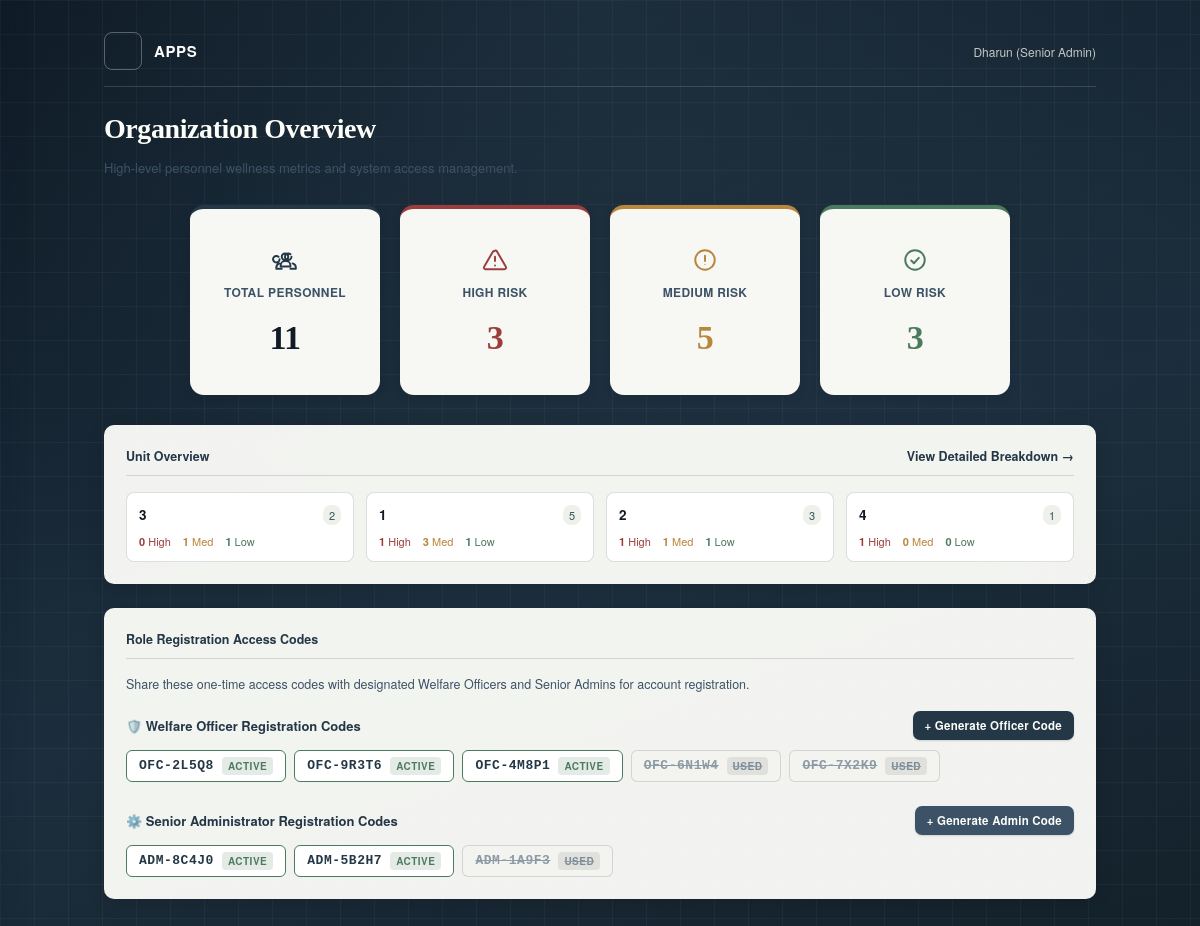
Screenshot of /admin_dashboard (signed in) with the database file from the repository.
### tables this page shows
CREATE TABLE OfficerCodes (
            id INTEGER PRIMARY KEY AUTOINCREMENT,
            code TEXT UNIQUE NOT NULL,
            is_used INTEGER NOT NULL DEFAULT 0
        );

CREATE TABLE AdminCodes (
            id INTEGER PRIMARY KEY AUTOINCREMENT,
            code TEXT UNIQUE NOT NULL,
            is_used INTEGER NOT NULL DEFAULT 0
        );

### app.py (the view)
@app.route("/admin_dashboard")
@role_required("admin")
def admin_dashboard():
    conn = get_db()
    unit_summary, levels = get_unit_summary(conn)
    officer_codes = conn.execute("SELECT code, is_used FROM OfficerCodes ORDER BY is_used ASC, id DESC").fetchall()
    admin_codes = conn.execute("SELECT code, is_used FROM AdminCodes ORDER BY is_used ASC, id DESC").fetchall()
    conn.close()
    total, high, medium, low = count_levels(levels)
    return render_template(
        "admin_dashboard.html",
        admin_name=session["user_name"],
        unit_summary=unit_summary,
        total_personnel=total, total_high=high, total_medium=medium, total_low=low,
        officer_codes=officer_codes,
        admin_codes=admin_codes,
    )

### app.py (called while the page is built, shortened)
def get_db():
    conn = sqlite3.connect(DB_PATH)
    conn.row_factory = sqlite3.Row
    return conn

def role_required(*roles):
    def decorator(view):
        @wraps(view)
        def wrapper(*args, **kwargs):
            if "user_id" not in session or session.get("role") not in roles:
                if "officer" in roles and len(roles) == 1:
                    return redirect(url_for("officer_login"))
                elif "admin" in roles and len(roles) == 1:
                    return redirect(url_for("admin_login"))
                return redirect(url_for("login"))
            return view(*args, **kwargs)
        return wrapper
    return decorator

@app.before_request
def block_cross_site_posts():
    if request.method != "POST":
        return
    source = request.headers.get("Origin") or request.headers.get("Referer")
    if source:
        if urlparse(source).netloc != request.host:
            abort(403)

@app.after_request
def add_security_headers(resp):
    resp.headers.setdefault("X-Content-Type-Options", "nosniff")
    resp.headers.setdefault("X-Frame-Options", "SAMEORIGIN")
    resp.headers.setdefault("Referrer-Policy", "same-origin")
    if "user_id" in session:
        resp.headers["Cache-Control"] = "no-store"
    return resp

@app.context_processor
def inject_nav_counts():
    return {}

def get_unit_summary(conn):
    rows = conn.execute("""
        SELECT Users.unit, DailyData.stress_level
        FROM DailyData
        JOIN Users ON DailyData.user_id = Users.id
        WHERE DailyData.id IN (SELECT MAX(id) FROM DailyData GROUP BY user_id)
          AND Users.role = 'personnel'
    """).fetchall()
    unit_summary = {}
    levels = []
    for row in rows:
        unit = row["unit"] or "Unassigned"
        level = row["stress_level"]
        levels.append(level)
        bucket = unit_summary.setdefault(unit, {"total": 0, "High": 0, "Medium": 0, "Low": 0})
        bucket["total"] += 1
        if level in bucket:
            bucket[level] += 1
    return unit_summary, levels

def count_levels(levels):
    return (len(levels), levels.count("High"), levels.count("Medium"), levels.count("Low"))

### templates/admin_dashboard.html (shortened to what this page needs)
<!DOCTYPE html>
<html lang="en">
<head>
<link rel="stylesheet" href="{{ url_for('static', filename='style.css') }}">
</head>
<body class="admin-page">
<div class="wrap">
  {% include "_header.html" %}
  <h2 class="page-title">Organization Overview</h2>
  <p class="empty-note" style="margin-bottom:22px;">High-level personnel wellness metrics and system access management.</p>
  <div class="stats-grid">
    <div class="stat-card total">
      <span class="stat-icon">
        <svg viewBox="0 0 24 24" stroke="currentColor"><path stroke-linecap="round" stroke-linejoin="round" d="M17 20h5v-1a4 4 0 00-3-3.87M9 20H4v-1a4 4 0 013-3.87m5-9.13a3 3 0 110 6 3 3 0 010-6zm6 3a3 3 0 11-1-2.24M6 9a3 3 0 101 2.24m6 1.76a4 4 0 014 4v1H8v-1a4 4 0 014-4z"/></svg>
      </span>
      <span class="stat-label">Total Personnel</span>
      <p class="stat-value">{{ total_personnel }}</p>
    </div>
    <div class="stat-card high">
      <span class="stat-icon">
        <svg viewBox="0 0 24 24" stroke="currentColor"><path stroke-linecap="round" stroke-linejoin="round" d="M12 9v4m0 4h.01M10.29 3.86l-8.18 14.18A1.5 1.5 0 003.43 20.5h17.14a1.5 1.5 0 001.32-2.46L13.71 3.86a1.5 1.5 0 00-2.42 0z"/></svg>
      </span>
      <span class="stat-label">High Risk</span>
      <p class="stat-value" style="color:var(--signal-high);">{{ total_high }}</p>
    </div>
    <div class="stat-card medium">
      <span class="stat-icon">
        <svg viewBox="0 0 24 24" stroke="currentColor"><circle cx="12" cy="12" r="9" stroke-linecap="round"/><path stroke-linecap="round" d="M12 8v5"/><circle cx="12" cy="16" r="0.6" fill="currentColor" stroke="none"/></svg>
      </span>
      <span class="stat-label">Medium Risk</span>
      <p class="stat-value" style="color:var(--signal-med);">{{ total_medium }}</p>
    </div>
    <div class="stat-card low">
      <span class="stat-icon">
        <svg viewBox="0 0 24 24" stroke="currentColor"><circle cx="12" cy="12" r="9"/><path stroke-linecap="round" stroke-linejoin="round" d="M8.5 12.5l2.5 2.5 4.5-5"/></svg>
      </span>
      <span class="stat-label">Low Risk</span>
      <p class="stat-value" style="color:var(--signal-low);">{{ total_low }}</p>
    </div>
  </div>
  <div class="card" style="margin-top:24px;">
    <div style="display:flex; justify-content:space-between; align-items:center; border-bottom:1px solid var(--line); padding-bottom:10px; margin-bottom:16px;">
      <h3 style="margin:0; border:none; padding:0;">Unit Overview</h3>
      <a href="/admin/units" style="font-family:'Helvetica Neue', Arial, sans-serif; font-size:12.5px; font-weight:600; text-decoration:none;">View Detailed Breakdown &rarr;</a>
    </div>
    {% if unit_summary %}
    <div style="display:grid; grid-template-columns: repeat(auto-fit, minmax(180px, 1fr)); gap:12px;">
      {% for unit, counts in unit_summary.items() %}
      <div onclick="window.location='{{ url_for('admin_unit_detail', unit_name=unit) }}'"
           style="cursor:pointer; background:#fff; border:1px solid var(--line); border-radius:8px; padding:12px; transition: box-shadow 0.15s ease;"
           onmouseover="this.style.boxShadow='0 3px 10px rgba(16,27,38,0.08)';"
           onmouseout="this.style.boxShadow='none';">
        <div style="display:flex; justify-content:space-between; align-items:center; margin-bottom:8px;">
          <strong style="font-family:'Helvetica Neue', Arial, sans-serif; font-size:13.5px;">{{ unit }}</strong>
          <span style="font-family:'Helvetica Neue', Arial, sans-serif; font-size:11px; background:var(--paper); padding:2px 6px; border-radius:8px; color:var(--steel);">{{ counts.total }}</span>
        </div>
        <div style="display:flex; gap:12px; font-family:'Helvetica Neue', Arial, sans-serif; font-size:11px;">
          <span style="color:var(--signal-high);"><strong>{{ counts.High }}</strong> High</span>
          <span style="color:var(--signal-med);"><strong>{{ counts.Medium }}</strong> Med</span>
          <span style="color:var(--signal-low);"><strong>{{ counts.Low }}</strong> Low</span>
        </div>
      </div>
      {% endfor %}
    </div>
    {% else %}
      <p class="empty-note">No unit data available yet.</p>
    {% endif %}
  </div>
  <div class="card" style="margin-top:24px;">
    <h3 style="border-bottom:1px solid var(--line); padding-bottom:10px; margin-bottom:16px;">Role Registration Access Codes</h3>
    <p style="font-family:'Helvetica Neue', Arial, sans-serif; font-size:12.5px; color:var(--steel); margin:0 0 18px;">
      Share these one-time access codes with designated Welfare Officers and Senior Admins for account registration.
    </p>
    <div style="margin-bottom:24px;">
      <div style="display:flex; justify-content:space-between; align-items:center; margin-bottom:10px;">
        <strong style="font-family:'Helvetica Neue', Arial, sans-serif; font-size:13px; color:var(--steel-deep);">
          🛡️ Welfare Officer Registration Codes
        </strong>
        <form method="POST" action="/admin/generate_code" style="margin:0;">
          <button type="submit" class="btn" style="padding:6px 12px; font-size:11.5px; width:auto;">+ Generate Officer Code</button>
        </form>
      </div>
      <div style="display:flex; flex-wrap:wrap; gap:8px;">
        {% for oc in officer_codes %}
        <div class="code-chip {% if oc.is_used %}chip-used{% else %}chip-active{% endif %}">
          <code>{{ oc.code }}</code>
          {% if oc.is_used %}
            <span class="tag-status tag-used">Used</span>
          {% else %}
            <span class="tag-status tag-available">Active</span>
          {% endif %}
        </div>
        {% endfor %}
      </div>
    </div>
    <div>
      <div style="display:flex; justify-content:space-between; align-items:center; margin-bottom:10px;">
        <strong style="font-family:'Helvetica Neue', Arial, sans-serif; font-size:13px; color:var(--steel-deep);">
          ⚙️ Senior Administrator Registration Codes
        </strong>
        <form method="POST" action="/admin/generate_code" style="margin:0;">
          <button type="submit" class="btn" style="padding:6px 12px; font-size:11.5px; width:auto; background:var(--steel);">+ Generate Admin Code</button>
        </form>
      </div>
      <div style="display:flex; flex-wrap:wrap; gap:8px;">
        {% for ac in admin_codes %}
        <div class="code-chip {% if ac.is_used %}chip-used{% else %}chip-active{% endif %}">
          <code>{{ ac.code }}</code>
          {% if ac.is_used %}
            <span class="tag-status tag-used">Used</span>
          {% else %}
            <span class="tag-status tag-available">Active</span>
          {% endif %}
        </div>
        {% endfor %}
      </div>
    </div>
  </div>
</div>
</body>
</html>

### static/style.css (style rules this page uses)
:root { --ink:#101b26; --paper:#eef1ea; --steel:#3c5266; --steel-deep:#243747; --signal-low:#4c7a5e; --signal-med:#b8863c; --signal-high:#9c3d3d; --line: rgba(16,27,38,0.14); --card:#f7f8f4; }
* { box-sizing:border-box; }
html,body { margin:0;padding:0; }
body { background: linear-gradient(180deg, #f2f4ee 0%, var(--paper) 100%); color:var(--ink); font-family: 'Iowan Old Style','Georgia',serif; min-height:100vh; }
a { color:var(--steel-deep); }
.wrap { max-width:920px; margin:0 auto; padding:32px 24px 80px; }
.btn { font-family:'Helvetica Neue', Arial, sans-serif; font-weight:600; font-size:13px; letter-spacing:0.02em; background:var(--steel-deep); color:#fdfdf9; border:none; padding:12px 18px; border-radius:7px; cursor:pointer; width:100%; box-shadow: 0 1px 2px rgba(16,27,38,0.15); transition: background 0.2s ease, transform 0.1s ease, box-shadow 0.2s ease; }
h2.page-title { font-size:28px; font-weight:600; margin:0 0 4px; letter-spacing:-0.015em; color:var(--ink); }
.card { background:var(--card); border:1px solid var(--line); border-radius:10px; padding:22px; box-shadow: 0 1px 3px rgba(16,27,38,0.04), 0 1px 2px rgba(16,27,38,0.06); }
.card h3 { font-family:'Helvetica Neue', Arial, sans-serif; font-size:12.5px; color:var(--steel-deep); margin:0 0 16px; font-weight:700; border-bottom:1px solid var(--line); padding-bottom:10px; }
.empty-note { font-family:'Helvetica Neue', Arial, sans-serif; font-size:13px; color:var(--steel); line-height:1.6; }
.stat-value { font-size:32px; font-weight:600; margin:6px 0 0; letter-spacing:-0.02em; }
body.admin-page { background: radial-gradient(circle at 50% 0%, rgba(120,160,190,0.10), transparent 55%), linear-gradient(rgba(255,255,255,0.035) 1px, transparent 1px), linear-gradient(90deg, rgba(255,255,255,0.035) 1px, transparent 1px), linear-gradient(160deg, #0f1b26 0%, #1c2e3d 55%, #132029 100%); background-size: auto, 34px 34px, 34px 34px, auto; background-attachment: fixed, fixed, fixed, scroll; min-height:100vh; }
.stat-icon { display:flex; align-items:center; justify-content:center; }
.stat-icon svg { width:26px; height:26px; stroke-width:1.8; fill:none; }
.stat-card.total .stat-icon { color:var(--steel-deep); }
.stat-card.high .stat-icon { color:var(--signal-high); }
.stat-card.medium .stat-icon { color:var(--signal-med); }
.stat-card.low .stat-icon { color:var(--signal-low); }
.stat-icon { font-size:22px; line-height:1; }
body.admin-page .wrap { max-width:1040px; }
body.admin-page h2.page-title { color:#fdfdf9; }
.stats-grid { display:grid; grid-template-columns:repeat(4, minmax(0, 190px)); justify-content:center; gap:20px; margin:26px 0 30px; }
.stat-card { background:var(--card); border-radius:14px; padding:22px; aspect-ratio: 1 / 1; display:flex; flex-direction:column; justify-content:center; align-items:center; text-align:center; gap:10px; box-shadow: 0 2px 10px rgba(16,27,38,0.12); border-top:4px solid var(--steel-deep); transition: transform 0.15s ease, box-shadow 0.15s ease; }
.stat-card .stat-label { font-family:'Helvetica Neue', Arial, sans-serif; font-size:12px; font-weight:700; letter-spacing:0.03em; text-transform:uppercase; color:var(--steel); }
.stat-card .stat-value { font-size:34px; font-weight:700; margin:8px 0 0; letter-spacing:-0.02em; }
.stat-card.total { border-top-color:var(--steel-deep); }
.stat-card.high { border-top-color:var(--signal-high); }
.stat-card.medium { border-top-color:var(--signal-med); }
.stat-card.low { border-top-color:var(--signal-low); }
body.admin-page .card { background:rgba(247,248,244,0.98); border:none; box-shadow: 0 4px 18px rgba(0,0,0,0.12); }
html { scroll-behavior:smooth; }

### templates/admin_dashboard.html (style rules this page uses)
.code-chip { display: inline-flex; align-items: center; gap: 8px; background: #fff; border: 1px solid var(--line); padding: 6px 12px; border-radius: 6px; font-family: 'Helvetica Neue', Arial, sans-serif; font-size: 13px; font-weight: 600; letter-spacing: 0.04em; }
.chip-active { border-color: var(--signal-low); color: var(--steel-deep); }
.chip-used { background: #f3f3f0; color: #8c9ba5; text-decoration: line-through; }
.tag-status { font-size: 10px; font-weight: 700; text-transform: uppercase; padding: 2px 6px; border-radius: 4px; letter-spacing: 0.05em; }
.tag-available { background: rgba(76,122,94,0.15); color: var(--signal-low); text-decoration: none !important; }
.tag-used { background: rgba(0,0,0,0.08); color: #7a8b98; }

### rows the page displays
OfficerCodes: code "OFC-2L5Q8", is_used "ACTIVE"
OfficerCodes: code "OFC-9R3T6", is_used "ACTIVE"
OfficerCodes: code "OFC-4M8P1", is_used "ACTIVE"
OfficerCodes: code "OFC-6N1W4", is_used "USED"
OfficerCodes: code "OFC-7X2K9", is_used "USED"
AdminCodes: code "ADM-8C4J0", is_used "ACTIVE"
AdminCodes: code "ADM-5B2H7", is_used "ACTIVE"
AdminCodes: code "ADM-1A9F3", is_used "USED"

### other values shown
{{ session.get('user_name') }} "Dharun"
{{ total_personnel }} "11"
{{ total_high }} "3"
{{ total_medium }} "5"
{{ total_low }} "3"
{{ unit }} "3" "1" "2" "4"
{{ counts.total }} "2" "5" "3" "1"
{{ counts.High }} "0" "1" "1" "1"
{{ counts.Medium }} "1" "3" "1" "0"
{{ counts.Low }} "1" "1" "1" "0"
